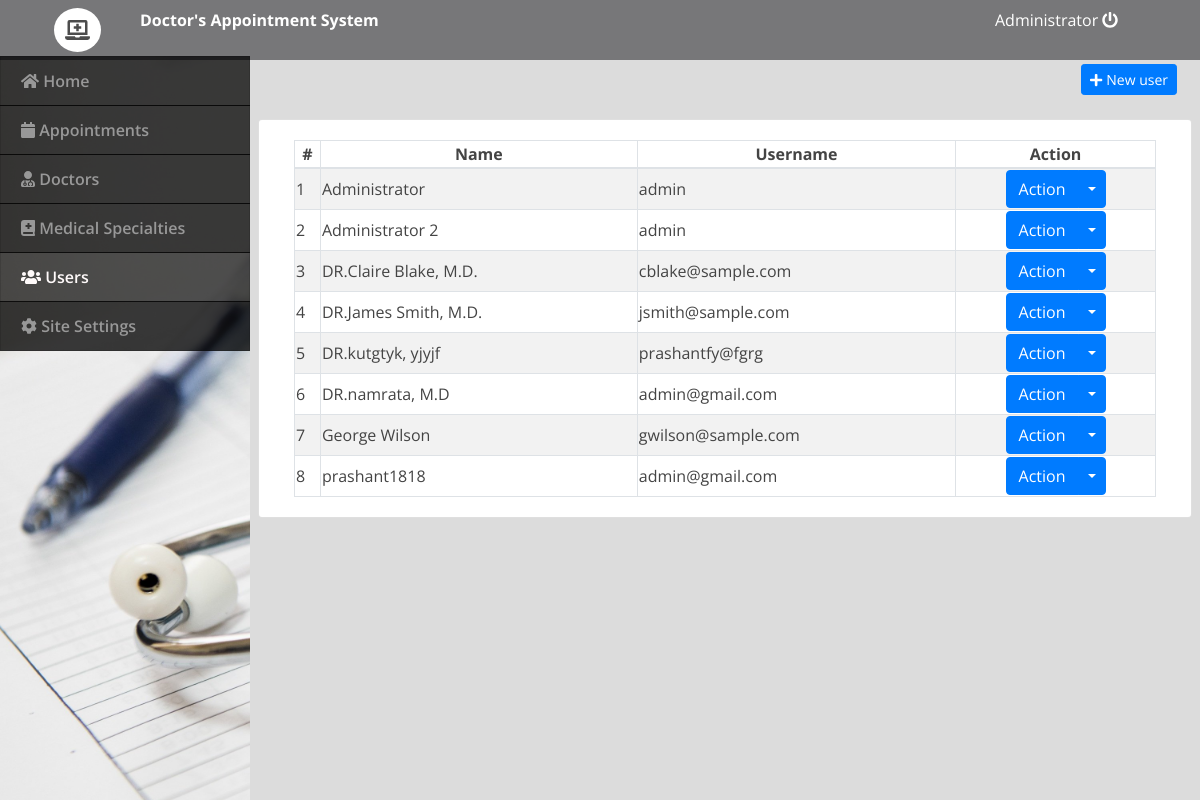
Page /admin/index.php?page=users (signed in) on the committed database.
### tables this page shows
CREATE TABLE `users` (
  `id` int(30) NOT NULL,
  `doctor_id` int(30) NOT NULL,
  `name` varchar(200) NOT NULL,
  `address` text NOT NULL,
  `contact` text NOT NULL,
  `username` varchar(100) NOT NULL,
  `password` varchar(200) NOT NULL,
  `type` tinyint(1) NOT NULL DEFAULT 2 COMMENT '1=admin , 2 = doctor,3=patient'
);

### admin/users.php (the view, shortened to what this page needs)
<div class="container-fluid">
    <div class="row">
        <div class="col-lg-12">
            <button class="btn btn-primary float-right btn-sm" id="new_user"><i class="fa fa-plus"></i> New
                user</button>
        </div>
    </div>
    <br>
    <div class="row">
        <div class="card col-lg-12">
            <div class="card-body">
                <table class="table-striped table-bordered col-md-12">
                    <thead>
                        <tr>
                            <th class="text-center">#</th>
                            <th class="text-center">Name</th>
                            <th class="text-center">Username</th>
                            <th class="text-center">Action</th>
                        </tr>
                    </thead>
                    <tbody>
                        <?php
 					include 'db_connect.php';
 					$users = $conn->query("SELECT * FROM users order by name asc");
 					$i = 1;
 					while($row= $users->fetch_assoc()):
				 ?>
                        <tr>
                            <td>
                                <?php echo $i++ ?>
                            </td>
                            <td>
                                <?php echo $row['name'] ?>
                            </td>
                            <td>
                                <?php echo $row['username'] ?>
                            </td>
                            <td>
                                <center>
                                    <div class="btn-group">
                                        <button type="button" class="btn btn-primary">Action</button>
                                        <button type="button"
                                            class="btn btn-primary dropdown-toggle dropdown-toggle-split"
                                            data-toggle="dropdown" aria-haspopup="true" aria-expanded="false">
                                        </button>
                                    </div>
                                </center>
                            </td>
                        </tr>
                        <?php endwhile; ?>
                    </tbody>
                </table>
            </div>
        </div>
    </div>
</div>

### admin/assets/css/style.css (style rules this page uses)
body { font-family: "Open Sans", sans-serif; color: #444444; width: 100%; height: calc(100%); }

### admin/index.php (style rules this page uses)
body { background: #80808045; }

### rows in the picture
users: name "Administrator", username "admin"
users: name "Administrator 2", username "admin"
users: name "DR.Claire Blake, M.D.", username "cblake@sample.com"
users: name "DR.James Smith, M.D.", username "jsmith@sample.com"
users: name "DR.kutgtyk, yjyjf", username "prashantfy@fgrg"
users: name "DR.namrata, M.D", username "admin@gmail.com"
users: name "George Wilson", username "gwilson@sample.com"
users: name "prashant1818", username "admin@gmail.com"

### other values in the picture
$_SESSION['login_name'] "Administrator"
